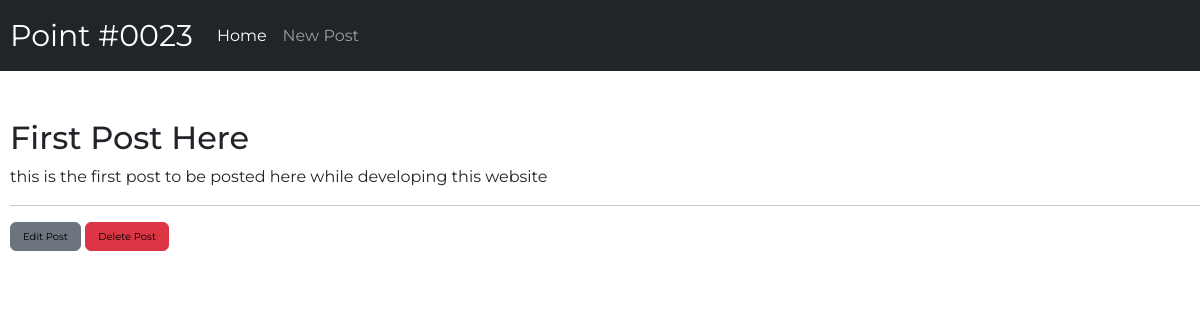
The app's page /post/1/ with its own data.
### blog/models.py (models this page shows, shortened)
class Post(models.Model):
	title = models.CharField(max_length=200)
	author = models.ForeignKey(
			'auth.user',
			on_delete=models.CASCADE,
		)
	body = models.TextField()

### blog/views.py (the view)
# urls.py: path('post/<int:pk>/',BlogDetailView.as_view(),name="post_detail"),
class BlogDetailView(DetailView):
	model = Post
	template_name = "post_detail.html"

### templates/post_detail.html
{% extends 'base.html' %}
{% load static %}
{% block content %}
<link rel="stylesheet" type="text/css" href="{% static 'css/post-detail.css' %}">
	<div class="post-entry">
		<h2>{{ post.title }}</h2>
		<p>{{ post.body }}</p>
	</div>
	<hr>
	<div class="post-commands">
		<button class='btn btn-secondary'><a href="{% url 'post_edit' post.pk %}"> Edit Post </a></button>
		<button class='btn btn-danger'><a href="{% url 'post_delete' post.pk %}"> Delete Post </a></button>
	</div>
{% endblock content %}

### static/css/base.css (style rules this page uses)
body { font-family: 'Montserrat', sans-serif !important; }

### static/css/post-detail.css (style rules this page uses)
.post-commands a { text-decoration: none; padding-bottom: 10px !important; color: black; font-size: 10px; }

### records on screen
Post: title "First Post Here", body "this is the first post to be posted here while developing this website"
